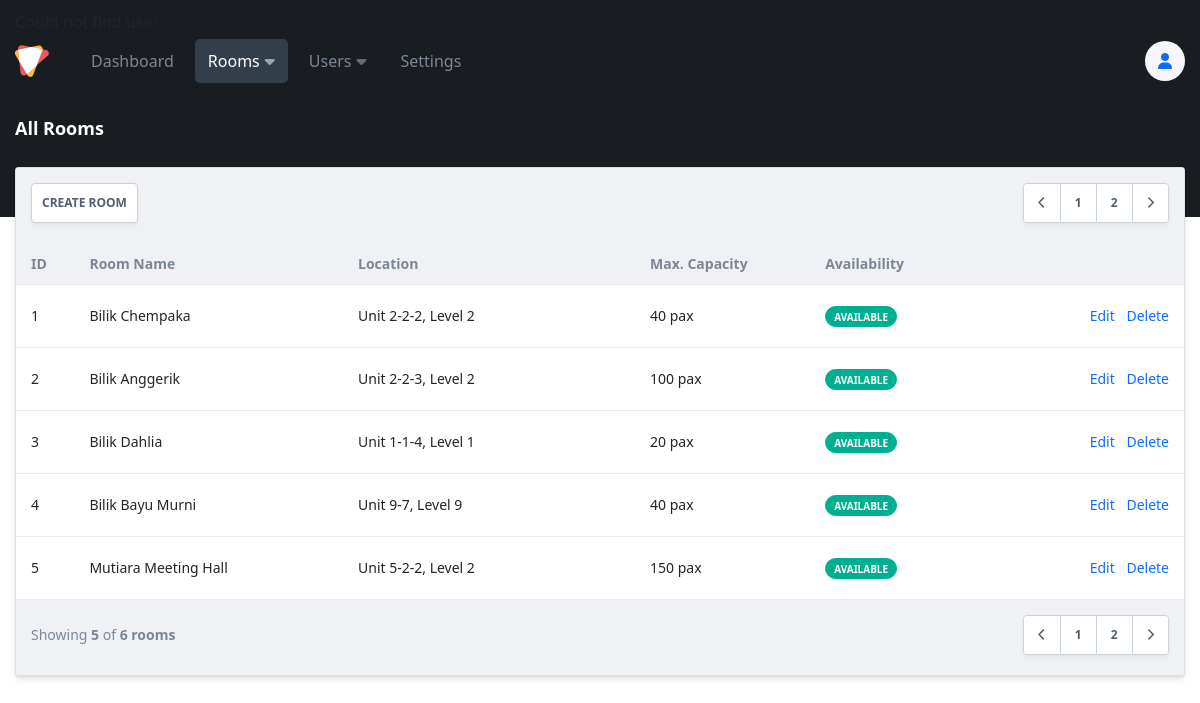
The page /admin/rooms.php on the database its author committed.
### tables this page shows
CREATE TABLE `room` (
  `roomID` int(11) NOT NULL,
  `roomName` varchar(255) NOT NULL,
  `address1` varchar(255) NOT NULL,
  `address2` varchar(255) NOT NULL,
  `poscode` varchar(5) NOT NULL,
  `minCapacity` int(11) DEFAULT 1,
  `maxCapacity` int(11) DEFAULT 10,
  `roomAvailability` enum('1','2') NOT NULL DEFAULT '1' COMMENT '1:available, 2:nonavailable',
  `cityID` int(11) NOT NULL
);

### admin/rooms.php (the view, shortened to what this page needs)
<?php
include("backend/database.php");
$num_per_page = 5;
if (isset($_GET['page'])) {
    $page = $_GET['page'];
} else {
    $page = 1;
}
$start_from = ($page - 1) * 5;
$sqlCountRoom = "SELECT * FROM `room`";
try {
    $resulRoom = mysqli_query($conn, $sqlCountRoom);
} catch (mysqli_sql_exception) {
    echo "Could not find user";
}
$totalRoom = mysqli_num_rows($resulRoom);
$totalPage = ceil($totalRoom / $num_per_page);
?>
<!DOCTYPE html>
<html lang="en">
<head>
    <link rel="stylesheet" href="css/global.css" />
    <link rel="stylesheet" href="css/components/card.css" />
    <link rel="stylesheet" href="css/components/stats.css" />
    <link rel="stylesheet" href="css/components/badge.css" />
    <link rel="stylesheet" href="css/components/input.css" />
    <link rel="stylesheet" href="css/components/header.css" />
    <link rel="stylesheet" href="css/components/button.css" />
    <link rel="stylesheet" href="css/components/heading.css" />
    <link rel="stylesheet" href="css/components/table.css" />
    <link rel="stylesheet" href="css/components/hamburgers.css" />
    <link rel="stylesheet" href="css/layouts/listing.css" />
    <link rel="stylesheet" href="https://cdnjs.cloudflare.com/ajax/libs/font-awesome/4.7.0/css/font-awesome.min.css">
    <link rel="stylesheet" href="css/header.css" />
    <link href="https://cdn.jsdelivr.net/npm/bootstrap@5.0.2/dist/css/bootstrap.min.css" rel="stylesheet">
</head>
<body>
    <div class="header overlap">
        <?php
        include("include/header.php");
        ?>
        <div class="content">
            <h1>All Rooms</h1>
        </div>
    </div>
    <div class="body overlap">
        <div class="content">
            <div class="listing card">
                <div class="table-header collapses">
                    <div>
                        <a href="rooms-create.php" class="white small button" role="button">
                            Create Room
                        </a>
                    </div>
                    <div>
                        <div class="white pagination buttons">
                            <a class="small button"><i class="fas fa-chevron-left"></i></a>
                            <?php
                            for ($i = 1; $i <= $totalPage; $i++) {
                                echo "<a class= 'small button' href = 'rooms.php?page=" . $i . "'>" . $i . "</a> ";
                            } ?>
                            <a class="small button"><i class="fas fa-chevron-right"></i></a>
                        </div>
                    </div>
                </div>
                <div class="table-container">
                    <table>
                        <thead>
                            <tr>
                                <th style="width: 5%">ID</th>
                                <th style="width: 23%">Room Name</th>
                                <th style="width: 25%">Location</th>
                                <th style="width: 15%">Max. Capacity</th>
                                <th colspan="2">Availability</th>
                            </tr>
                        </thead>
                        <tbody>
                            <?php
                            $sql_fetch_room = "SELECT  room.*, city.stateID
                            FROM room
                            JOIN city ON room.cityID = city.cityID
                            LIMIT $start_from, $num_per_page";
                            try {
                                $resultRoom = mysqli_query($conn, $sql_fetch_room);
                                if (mysqli_num_rows($resultRoom) > 0) {
                                    $count = 0;
                                    while ($row = mysqli_fetch_assoc($resultRoom)) {
                                        $count++;
                            ?>
                                        <?php
                                        if ($row['roomAvailability'] == 1) {
                                        ?>
                                            <tr>
                                                <td><?php echo $count; ?></td>
                                                <td><?php echo $row['roomName']; ?></td>
                                                <td><?php echo $row['address1']; ?></td>
                                                <td><?php echo $row['maxCapacity']; ?> pax</td>
                                                <td> <span class='small green badge'> AVAILABLE</span></td>
                                                <td class="action">
                                                    <a href="rooms-edit.php?id=<?php echo $row['roomID']; ?>&state=<?php echo $row['stateID']; ?>&city=<?php echo $row['cityID']; ?>">Edit</a>
                                                    <a href="<?php echo $row['roomID']; ?>" data-toggle="modal" data-target="#deleteModal" data-id="<?php echo $row['roomID']; ?>" id="deletelink" class="deleteLink" id="deleteLink">Delete</a>
                                                </td>
                                            </tr>
                            <?php }
                                    }
                                } else {
                                    echo "Could not find room";
                                }
                            } catch (mysqli_sql_exception) {
                                echo "Could not find room";
                            }
                            ?>
                        </tbody>
                    </table>
                </div>
                <div class="table-footer">
                    <div>Showing <b> 5 </b> of <b><?php echo $totalRoom ?> rooms</b></div>
                    <div>
                        <div class="white pagination buttons">
                            <a class="small button"><i class="fas fa-chevron-left"></i></a>
                            <?php
                            for ($i = 1; $i <= $totalPage; $i++) {
                                echo "<a class= 'small button' href = 'rooms.php?page=" . $i . "'>" . $i . "</a> ";
                            } ?>
                            <a class="small button"><i class="fas fa-chevron-right"></i></a>
                        </div>
                    </div>
                </div>
            </div>
        </div>
    </div>
</body>
</html>

### admin/css/global.css (style rules this page uses)
:root { --color-red: #ec5858; --color-base: #f5f7fa; --color-white: #fff; --color-green: #00af91; --color-table: #eff1f5; --color-header: #191d21; --color-grey-900: #1f2933; --color-grey-800: #1f2933; --color-grey-700: #323f4b; --color-grey-600: #3e4c59; --color-grey-500: #52606d; --color-grey-400: #616e7c; --color-grey-300: #7b8794; --color-grey-200: #9aa5b1; --color-grey-100: #cbd2d9; --device-sm: 640px; --device-md: 768px; --device-lg: 1024px; --device-xl: 1280px; --device-2xl: 1440px; --color-link: #7069fa; --color-link-hover: #8c86ff; --color-border-button: #9aa5b1; --color-border: #e8e9eb; --color-font: #3e4c59; --color-font-light: #616e7c; --color-font-lighter: #9aa5b1; --color-outline: #a0c2ff; --size-10: 10px; --size-12: 12px; --size-14: 14px; --size-16: 16px; --size-18: 18px; --size-20: 20px; --size-22: 22px; --size-24: 24px; --size-28: 28px; --size-32: 32px; --size-48: 48px; --size-64: 64px; --rounded: 4px; --rounded-sm: 2px; --rounded-md: 5px; --rounded-lg: 8px; --rounded-circular: 50%; --wh-1-2: 50%; --wh-1-3: 33.333333%; --wh-2-3: 66.666667%; --wh-1-4: 25%; --wh-2-4: 50%; --wh-3-4: 75%; --wh-1-5: 20%; --wh-2-5: 40%; --wh-3-5: 60%; --wh-4-5: 80%; --wh-1-6: 16.666667%; --wh-2-6: 33.333333%; --wh-3-6: 50%; --wh-4-6: 66.666667%; --wh-5-6: 83.333333%; --wh-1-12: 8.333333%; --wh-2-12: 16.666667%; --wh-3-12: 25%; --wh-4-12: 33.333333%; --wh-5-12: 41.666667%; --wh-6-12: 50%; --wh-7-12: 58.333333%; --wh-8-12: 66.666667%; --wh-9-12: 75%; --wh-10-12: 83.333333%; --wh-11-12: 91.666667%; --shadow-sm: 0 -1px 3px rgba(0, 0, 0, 0.02), 0 1px 2px rgba(0, 0, 0, 0.03), 0 4px 4px rgba(0, 0, 0, 0.03); --shadow-lg: 0 -1px 3px rgba(0, 0, 0, 0.02), 0 1px 2px rgba(0, 0, 0, 0.05), 0 3px 4px rgba(0, 0, 0, 0.05), 0 5px 8px rgba(0, 0, 0, 0.05); --shadow-xl: 0 -1px 3px rgba(0, 0, 0, 0.02), 0 1px 2px rgba(0, 0, 0, 0.05), 0 3px 4px rgba(0, 0, 0, 0.05), 0 5px 8px rgba(0, 0, 0, 0.05), 0 16px 16px rgba(0, 0, 0, 0.05); --padding-x-sm: 15px; --padding-x-lg: 100px; --padding-x-xl: 18%; --padding-overlap: 50px; --padding-std-compact: 15px; --padding-std-padded: 20px; --font-default: "Roboto", sans-serif; }
html, body { color: var(--color-font); margin: 0; padding: 0; min-height: 100%; font-size: var(--size-14); font-family: var(--font-default); background-color: var(--color-base); }
a { color: var(--color-link); cursor: pointer; text-decoration: none; transition: color 0.1s ease-in-out; }
.body > .content { padding: var(--padding-x-sm); padding-bottom: 50px; }
@media (min-width: 640px) { .body { z-index: 10; position: relative; } }
@media (min-width: 640px) { .body.overlap { margin-top: -50px; } }
@media (min-width: 640px) { .body.overlap > div:first-child { padding-top: 0; } }
@media (min-width: 640px) { .body > .content { padding-top: 30px; padding-bottom: 30px; } }

### admin/css/components/card.css (style rules this page uses)
.card { margin: 10px 0; overflow: hidden; box-shadow: var(--shadow-lg); border-radius: var(--rounded); background-color: var(--color-white); }
.card:only-child, .card:last-of-type { margin: 0px; }
@media (min-width: 640px) { .card { border-radius: var(--rounded-lg); } }

### admin/css/components/badge.css (style rules this page uses)
span.badge { text-transform: uppercase; font-weight: 700; font-size: var(--size-12); padding: 6px 9px 5px; color: var(--color-grey-400); border: 1px solid var(--color-border); border-radius: 30px; background-color: var(--color-white); }
span.badge.small { padding: 5px 8px 4px; font-size: var(--size-10); }
span.badge.green { color: var(--color-white); border-color: var(--color-green); background-color: var(--color-green); }

### admin/css/components/header.css (style rules this page uses)
.header { width: 100%; padding: 15px var(--padding-x-sm) 10px; z-index: 9; position: relative; font-size: var(--size-14); background-color: var(--color-header); }
.header > .content { color: var(--color-white); padding: 20px 0 5px; }
.header > .content > h1 { font-size: var(--size-16); font-weight: 700; }
@media (min-width: 640px) { .header { font-size: var(--size-16); padding-top: 10px; } }
@media (min-width: 640px) { .header > .content { padding: 30px 0 10px; } }
@media (min-width: 640px) { .header > .content > h1 { font-size: var(--size-18); } }
@media (min-width: 640px) { .header.overlap > .content { padding: 30px 0 60px; } }

### rows shown on the page
room: roomName "Bilik Chempaka", address1 "Unit 2-2-2, Level 2", maxCapacity "40"
room: roomName "Bilik Anggerik", address1 "Unit 2-2-3, Level 2", maxCapacity "100"
room: roomName "Bilik Dahlia", address1 "Unit 1-1-4, Level 1", maxCapacity "20"
room: roomName "Bilik Bayu Murni", address1 "Unit 9-7, Level 9", maxCapacity "40"
room: roomName "Mutiara Meeting Hall", address1 "Unit 5-2-2, Level 2", maxCapacity "150"

### other values the page prints
$totalRoom "6"
